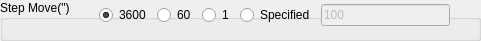
    <widget class="QGroupBox" name="groupBox_22">
     <property name="geometry">
      <rect>
       <x>10</x>
       <y>420</y>
       <width>481</width>
       <height>41</height>
      </rect>
     </property>
     <property name="title">
      <string>Step Move(&quot;)</string>
     </property>
     <widget class="QWidget" name="horizontalLayoutWidget_3">
      <property name="geometry">
       <rect>
        <x>99</x>
        <y>0</y>
        <width>351</width>
        <height>31</height>
       </rect>
      </property>
      <layout class="QHBoxLayout" name="horizontalLayout_3">
       <item>
        <widget class="QRadioButton" name="radioButton_alt_stepLong">
         <property name="text">
          <string>3600</string>
         </property>
         <property name="checked">
          <bool>true</bool>
         </property>
        </widget>
       </item>
       <item>
        <widget class="QRadioButton" name="radioButton_alt_stepMid">
         <property name="text">
          <string>60</string>
         </property>
        </widget>
       </item>
       <item>
        <widget class="QRadioButton" name="radioButton_alt_stepShort">
         <property name="text">
          <string>1</string>
         </property>
        </widget>
       </item>
       <item>
        <widget class="QRadioButton" name="radioButton_alt_step_spec">
         <property name="text">
          <string>Specified</string>
         </property>
        </widget>
       </item>
       <item>
        <widget class="QLineEdit" name="lineEdit_alt_step_spec">
         <property name="enabled">
          <bool>false</bool>
         </property>
         <property name="text">
          <string>100</string>
         </property>
        </widget>
       </item>
      </layout>
     </widget>
    </widget>
